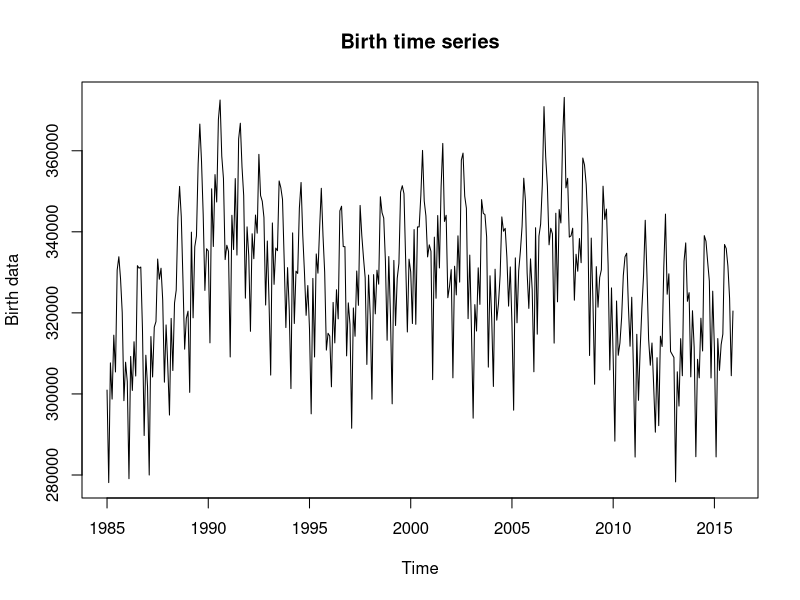
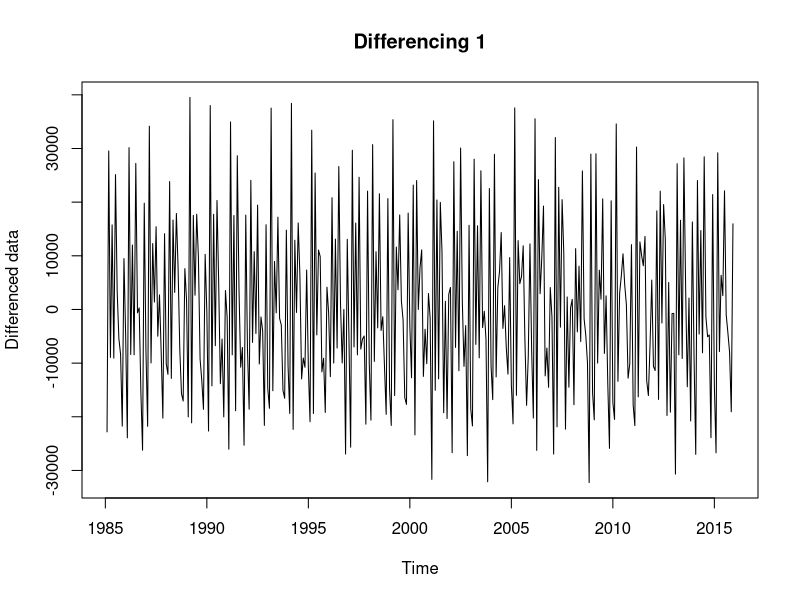
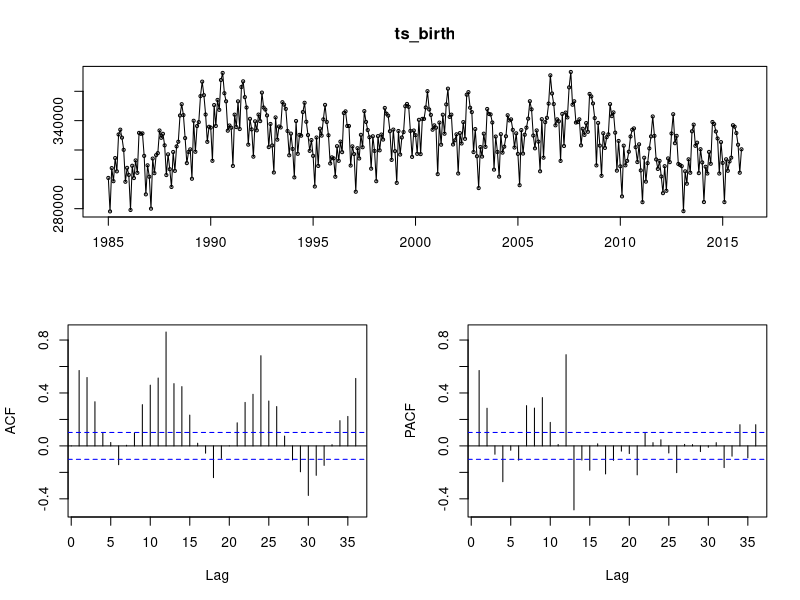
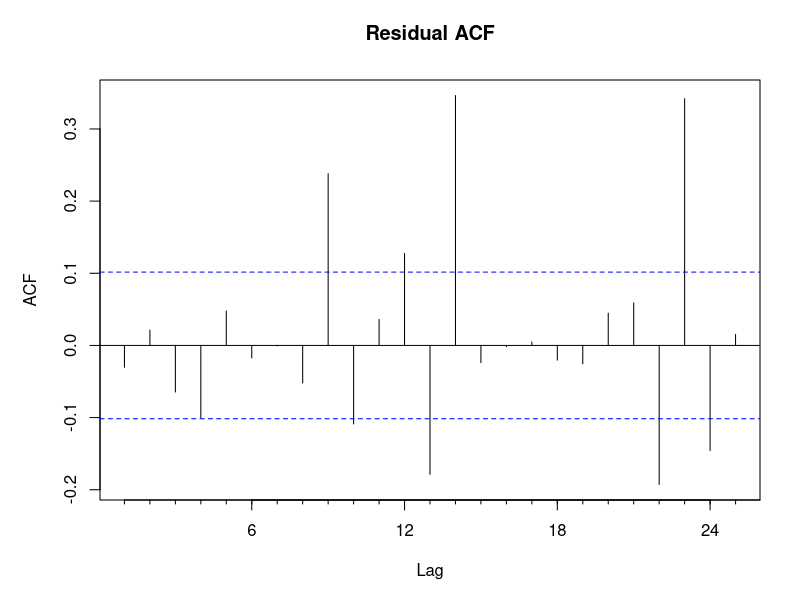
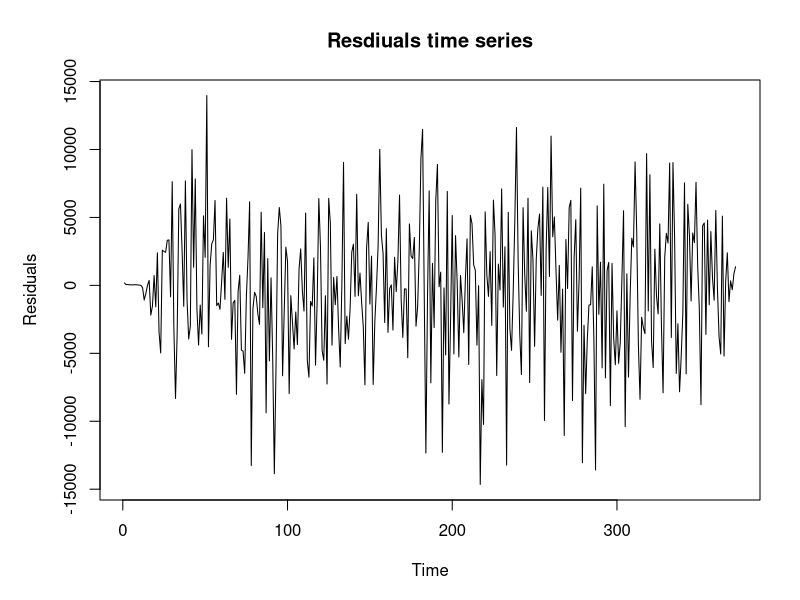
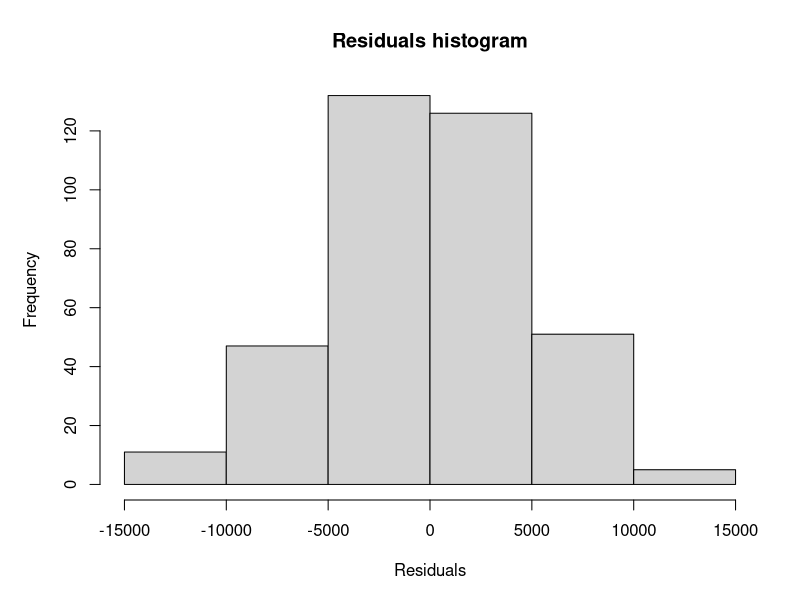
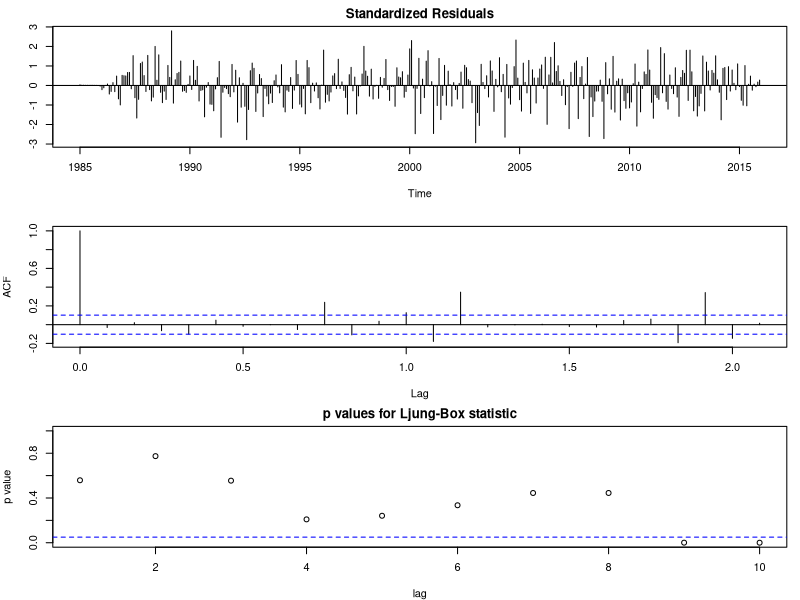
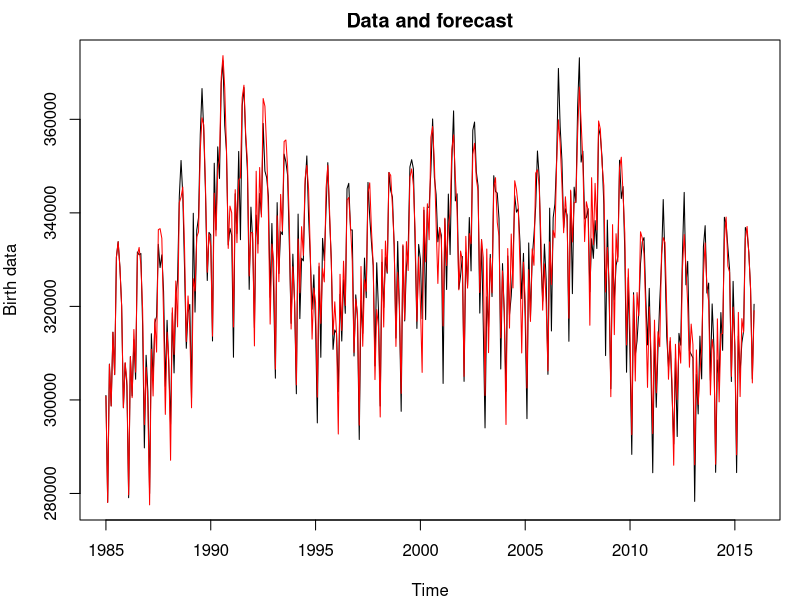

Here is the R script that generated these plots, in order:
## ---- chunk 1
# import libraries and dataset
library(forecast)
library(readxl)

data <- read.csv('aggregated_data.csv')
ts_birth <- ts(data$Records,start=c(1985,1),frequency=12)
plot(ts_birth, main="Birth time series", ylab = "Birth data")
## ---- chunk 2
# decompose the data
birth_decomp <- decompose(ts_birth)
birth_decomp$seasonal

# decomposition suggests the data has a seasonal pattern
## ---- chunk 3
# find the number of differencing steps needed. The ndiffs function suggest 1 differencing step is needed for this model. After running the differencing, the time series appears more stable in terms of its level.  
ndiffs(ts_birth)
ts_birth_diff1 <- diff(ts_birth,difference=1)
plot(ts_birth_diff1, main = "Differencing 1", ylab="Differenced data")

# display the time series, PACF, and ACF charts
par(mar=c(5,5,4,2)) # adjust the margins so that tha charts can be shown
tsdisplay(ts_birth)
# The ACF chart suggests that the time series has an annual seasonality pattern
## ---- chunk 4
# perfrom Auto Arima on the time series
fit <- auto.arima(ts_birth, trace=TRUE, stepwise=FALSE)
## ---- chunk 5
# The result suggests that the time series has an annual seasonality pattern. The best ARIMA model is selected based on the AIC index. The selected model is ARIMA(4,1,0)(0,1,1)[12], which has the lowest AIC. Model explanation:

# ARIMA(4,1,0): the non-seasonal component of the model. q= 4 (the AR part): the model will select 4 previous lags to predict a future value. d = 1 (the I part): the time series was differenced once before being put into the model. q = 0 (the MA part): no forecasts errors from the previous periods are included in the model.

# (0,1,1): handles the seasonal pattern of the model. The indices suggests 0 corresponding seasonal data is included in the model, the model should be seasonally differenced by 1 time, and 1 previous forecast error will be included in the model.

# [12]: the seasonal pattern is annual.
## ---- chunk 6
# Residual analysis

# ACF
Acf(fit$residuals, main = "Residual ACF")

# time series plot for residuals
plot(ts(residuals(fit)), main = "Resdiuals time series",
     ylab="Residuals")

# residuals histogram
hist(fit$residuals, main ="Residuals histogram",
     xlab="Residuals")

# Ljung box test for residual
Box.test(residuals(fit), lag=20, type='Ljung')

# diagnostic check 
par(mar=c(4,4,2,1))
tsdiag(fit)
 
# While the residuals ACF suggests no trend or seasonality and the histograms' shape is close to a normal distrbitution, other analysis on the residuals show that the seasonality pattern is not fully captured by the ARIMA model. The residuals time series appear to have seasonality and the Ljung Box analysis show a p-value of nearly zero, suggesting the residuals are correlated. The Ljung Box statistic shows that the model does not show correlation in residuals until lag 9. I would suggest manually adjust the parameters of the ARIMA to capture more seasonality.
## ---- chunk 7
# Forecast and plot
fit_f <- forecast(fit,h=5, level=c(99.5))

# Fitted and actual data
plot(ts_birth, main="Data and forecast", ylab="Birth data")
lines(fit_f$fitted,col='red')

# 5-period forecast
plot(fit_f, main="5-period forecast", ylab="Birth data")

# accuracy measures
accuracy(fit_f)

# Despite not being able to fully capture the time series' seasonality, ARIMA performs well on the birth data with high accuracy. The forecasts by average are off 1.16% on average compared to the actual data. The absolute errors such as RMSE or RME are not high compared to the magnitude of birth records. The negative ME suggests that the ARIMA model tends to over-predict.

